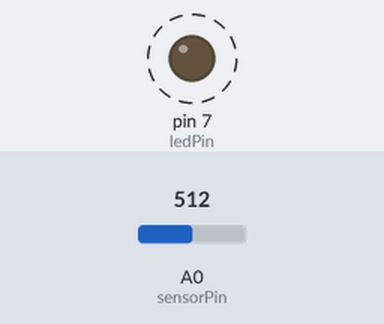
Bench run of a sketch on a simulated Arduino Uno, built with avr-gcc and run on an emulated ATmega328P. Shown: output pins drawn as LEDs (lit = HIGH). Dashed ring = blinking. Inputs (shaded band) come from the test bench; at power-on: A0 (sensorPin) = 512.

Above: at 1.8 s.
1.9 s: A0 (sensorPin) set to 0
At 3.0 s:
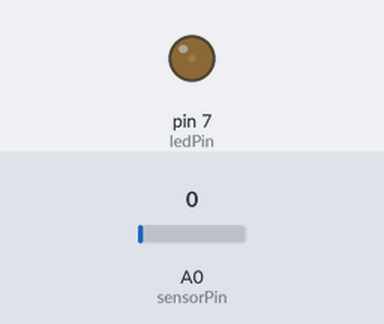
3.6 s: A0 (sensorPin) set to 122
At 3.9 s:
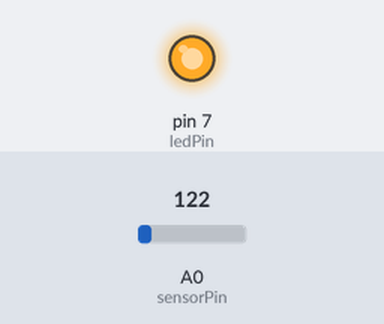
Timing chart, 0 to 13.1 s (numbered marks = the images above; inputs shaded):
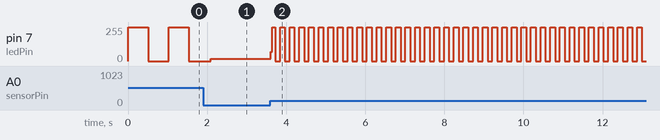

Measured:
- after the input at 3.6 s, pin 7 (ledPin): 16/255 → 68/255 at once, then moves between 0/255 and 255/255, repeating every 0.24 s
- by itself, pin 7 (ledPin): alternates 255/255 for 0.51 s and 0/255 for 0.51 s

The sketch:

e2.ino
```cpp
/* SparkFun Inventor's Kit
Example sketch 02

POTENTIOMETER

  Measure the position of a potentiometer and use it to
  control the blink rate of an LED. Turn the knob to make
  it blink faster or slower!

This sketch was written by SparkFun Electronics,
with lots of help from the Arduino community.
This code is completely free for any use.
Visit http://learn.sparkfun.com/products/2 for SIK information.
Visit http://www.arduino.cc to learn about Arduino.
*/


//Create global variables (variables that can be used anywhere in our sketch)

// Here we're creating a variable called "sensorPin" of type "int"
// and initializing it to have the value "0," which is the analog input pin the pot is     //conected to.
int sensorPin = 0;

// Variable for storing the pin number that the LED is connected to
int ledPin = 7;

// this function runs once when the sketch starts up
void setup()
{
  //set ledPin (7) as an OUTPUT
  pinMode(ledPin, OUTPUT);
}

// this function runs repeatedly after setup() finishes
void loop()
{

  //create a local variable (variable that can only be used inside of loop() to store       //a sensor value called sensorValue
  int sensorValue;

  //use the analogRead() function to read sensorPin and store the value in sensorValue
  sensorValue = analogRead(sensorPin);

  // Turn the LED on
  digitalWrite(ledPin, HIGH);


  delay(sensorValue);

  // Turn the LED off
  digitalWrite(ledPin, LOW);

 //delay for the value of sensorValue
  delay(sensorValue);

  //loop back to the top
}
```
